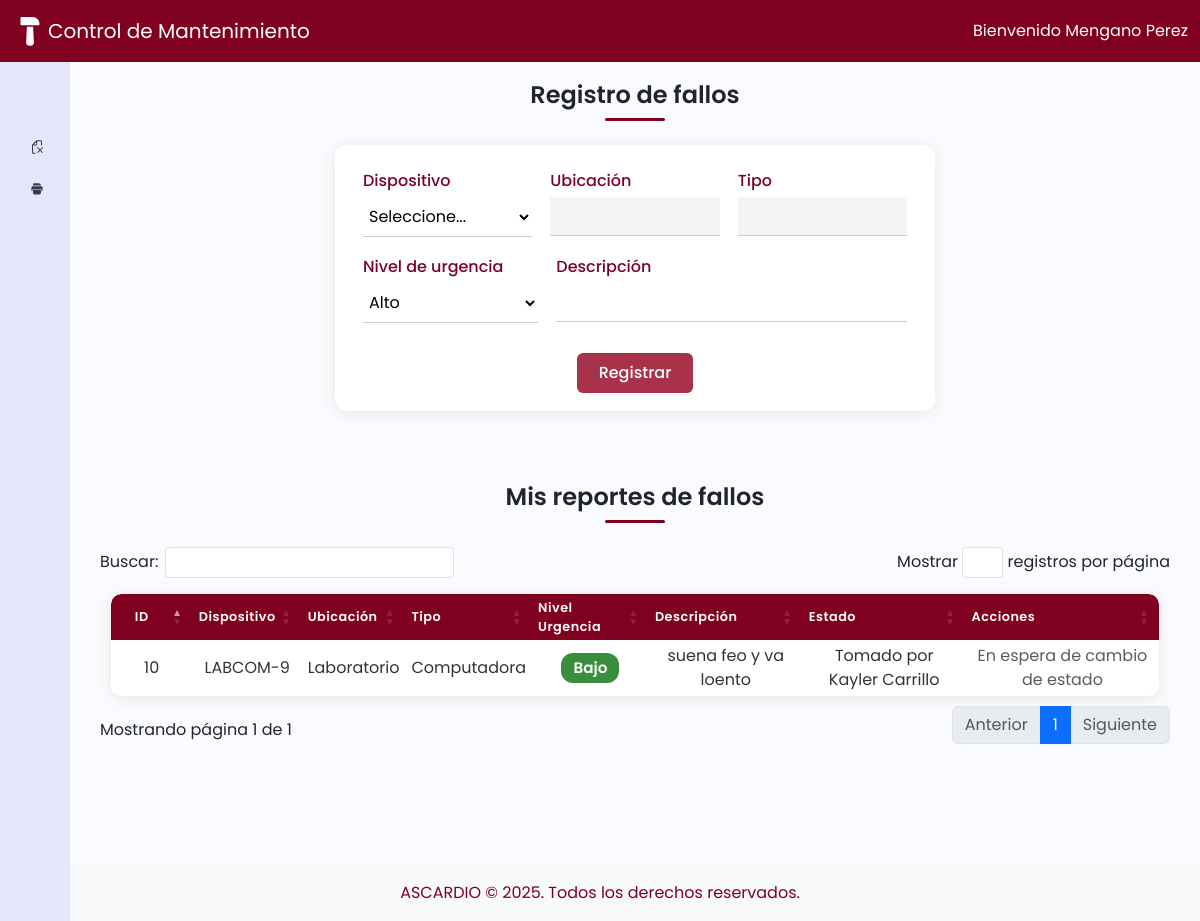
/index.php?vista=fallos (signed in), run on the app's committed database.
### tables this page shows
CREATE TABLE `fallos` (
  `id` int(11) NOT NULL,
  `id_usuario_reporta` int(11) NOT NULL,
  `id_admin_toma` int(11) DEFAULT NULL,
  `codigo_dispositivo` varchar(50) NOT NULL,
  `descripcion` text NOT NULL,
  `estado` enum('pendiente','tomado','atendido','resuelto','persistente','por_confirmacion') NOT NULL DEFAULT 'pendiente',
  `fecha_reporte` datetime NOT NULL DEFAULT current_timestamp(),
  `fecha_tomado` datetime DEFAULT NULL,
  `fecha_atendido` datetime DEFAULT NULL,
  `fecha_resuelto` datetime DEFAULT NULL,
  `nivel_urgencia` enum('alto','medio','bajo') NOT NULL DEFAULT 'bajo'
);

CREATE TABLE `dispositivos` (
  `id` int(11) NOT NULL,
  `codigo_dispositivo` varchar(20) NOT NULL,
  `tipo_dispositivo` varchar(50) NOT NULL,
  `ubicacion` varchar(100) NOT NULL,
  `numero_identificador` int(11) DEFAULT NULL
);

### controladores/controladorFallo.php (called while the page is built, shortened)
<?php
require_once dirname(__DIR__) . '/modelos/modeloFallo.php';
require_once dirname(__DIR__) . '/modelos/modeloUsuario.php';
class controladorFallo {
    private $modelo;
    public function __construct() {
        $this->modelo = new modeloFallo();
    }
    public function mostrarFalloUsuario() {
        $usuario_id = $_SESSION['usuario']['id'];
        $falloEditar = null;
        $modeloUsuario = new modeloUsuario();
        $usuarios = $modeloUsuario->listarTodos();
        $fallos = $this->modelo->listarPorUsuario($usuario_id);
        include dirname(__DIR__) . '/vistas/vistaFalloUsuario.php';
    }
}

### modelos/modeloFallo.php (called while the page is built, shortened)
<?php
require_once dirname(__DIR__) . '/config/conexion.php';
class modeloFallo {
    private $conexion;
    public function __construct() {
        $db = new Base_Datos();
        $this->conexion = $db->Conexion_Base_Datos();
    }
    public function listarPorUsuario($usuario_id) {
        $stmt = $this->conexion->prepare("
            SELECT f.*, d.ubicacion, d.tipo_dispositivo
            FROM fallos f
            JOIN dispositivos d ON f.codigo_dispositivo = d.codigo_dispositivo
            WHERE f.id_usuario_reporta = ?
            AND f.estado NOT IN ('resuelto')
            ORDER BY
                FIELD(f.nivel_urgencia, 'alto', 'mediano', 'bajo'),
                f.fecha_reporte DESC
        ");
        $stmt->execute([$usuario_id]);
        return $stmt->fetchAll(PDO::FETCH_ASSOC);
    }
}

### config/conexion.php (called while the page is built, shortened)
<?php
  class Base_Datos{
    private $Nombre_Servidor = "localhost";
    private $Nombre_Base_Datos = "Mantenimiento_AscardioDB;";
    private $Nombre_Usuario = "root";
    private $Pass = "";
    public function Conexion_Base_Datos(){
       $this->Conexion = null;
       try{
             $this-> Conexion = new PDO("mysql:host={$this->Nombre_Servidor};dbname={$this->Nombre_Base_Datos}",
             $this->Nombre_Usuario,
             $this->Pass
        );
        $this->Conexion->setAttribute(PDO::ATTR_ERRMODE, PDO::ERRMODE_EXCEPTION);
       }catch(PDOException $e){
         die ("Error de Conexion:" . $e->getMessage());
       }
       return $this->Conexion;
    }
    }
?>

### modelos/modeloUsuario.php (called while the page is built, shortened)
<?php
require_once dirname(__DIR__) . '/config/conexion.php';
class modeloUsuario {
    private $conexion;
    public function __construct() {
        $bd = new Base_Datos();
        $this->conexion = $bd->Conexion_Base_Datos();
    }
    public function listarTodos() {
        $stmt = $this->conexion->query("SELECT id, nombre, apellido FROM usuarios");
        return $stmt->fetchAll(PDO::FETCH_ASSOC);
    }
}

### vistas/vistaFalloUsuario.php (the view, shortened to what this page needs)
<?php include 'header.php'; ?>
<div class="main p-3">
    <h1>Registro de fallos</h1>
    <div class="titulo-linea"></div>
    <form method="POST" class="fallo-form">
        <div class="fallo-form-row">
            <div class="fallo-form-group">
                <label for="codigo_dispositivo">Dispositivo</label>
                <select name="codigo_dispositivo" id="codigo_dispositivo" required>
                    <option value="">Seleccione...</option>
                </select>
            </div>
            <div class="fallo-form-group">
                <label for="ubicacion">Ubicación</label>
                <input type="text" id="ubicacion" name="ubicacion" readonly value="<?= isset($falloEditar) && $falloEditar ? htmlspecialchars($falloEditar['ubicacion'] ?? '') : '' ?>">
            </div>
            <div class="fallo-form-group">
                <label for="tipo_dispositivo">Tipo</label>
                <input type="text" id="tipo_dispositivo" name="tipo_dispositivo" readonly value="<?= isset($falloEditar) && $falloEditar ? htmlspecialchars($falloEditar['tipo_dispositivo'] ?? '') : '' ?>">
            </div>
        </div>
        <div class="fallo-form-row">
            <div class="fallo-form-group">
                <label for="nivel_urgencia">Nivel de urgencia</label>
                <select name="nivel_urgencia" id="nivel_urgencia" required <?= (isset($falloEditar) && $falloEditar) ? 'disabled' : '' ?>>
                    <option value="alto" <?= (isset($falloEditar) && $falloEditar && strtolower($falloEditar['nivel_urgencia']) == 'alto') ? 'selected' : '' ?>>Alto</option>
                </select>
            </div>
            <div class="fallo-form-group fallo-form-group-full">
                <label for="descripcion">Descripción</label>
                <input type="text" id="descripcion" name="descripcion" required value="<?= isset($falloEditar) && $falloEditar ? htmlspecialchars($falloEditar['descripcion']) : '' ?>">
            </div>
        </div>
        <div class="fallo-form-actions">
            <?php if (isset($falloEditar) && $falloEditar): ?>
                <button type="submit" name="guardar_edicion" class="btn btn-primary">Actualizar</button>
                <a href="index.php?vista=fallos" class="btn btn-secondary ms-2">Cancelar</a>
            <?php else: ?>
                <button type="submit" name="crear" class="btn btn-primary">Registrar</button>
            <?php endif; ?>
        </div>
    </form>
    <h1>Mis reportes de fallos</h1>
    <div class="titulo-linea"></div>
    <?php
        $usuariosMap = [];
        foreach ($usuarios as $u) {
            $usuariosMap[$u['id']] = $u['nombre'] . ' ' . $u['apellido'];
        }
    ?>
    <table class="device-table fallos-table">
        <thead>
            <tr>
                <th>ID</th>
                <th>Dispositivo</th>
                <th>Ubicación</th>
                <th>Tipo</th>
                <th>Nivel Urgencia</th>
                <th>Descripción</th>
                <th>Estado</th>
                <th>Acciones</th>
            </tr>
        </thead>
        <tbody>
            <?php foreach ($fallos as $f): ?>
                <tr>
                    <td><?= htmlspecialchars($f['id']) ?></td>
                    <td><?= htmlspecialchars($f['codigo_dispositivo']) ?></td>
                    <td><?= htmlspecialchars($f['ubicacion']) ?></td>
                    <td><?= htmlspecialchars($f['tipo_dispositivo']) ?></td>
                    <td>
                        <?php
                            $urgencia = strtolower($f['nivel_urgencia']);
                            $colorClass = '';
                            if ($urgencia == 'alto') $colorClass = 'urgencia-alta';
                            elseif ($urgencia == 'medio' || $urgencia == 'mediano') $colorClass = 'urgencia-media';
                            else $colorClass = 'urgencia-baja';
                        ?>
                        <span class="urgencia-badge <?= $colorClass ?>">
                            <?= htmlspecialchars(ucfirst($f['nivel_urgencia'])) ?>
                        </span>
                    </td>
                    <td><?= htmlspecialchars($f['descripcion']) ?></td>
                    <td>
                        <?php
                        if ($f['estado'] == 'pendiente') {
                            echo "Pendiente";
                        } elseif ($f['estado'] == 'tomado') {
                            $admin = $usuariosMap[$f['id_admin_toma']] ?? 'Administrador';
                            echo "Tomado por $admin";
                        } elseif ($f['estado'] == 'atendido') {
                            $admin = $usuariosMap[$f['id_admin_toma']] ?? 'Administrador';
                            echo "Atendido por $admin";
                        } elseif ($f['estado'] == 'por_confirmacion') {
                            echo "Por confirmación";
                        } elseif ($f['estado'] == 'resuelto') {
                            echo "Resuelto";
                        } elseif ($f['estado'] == 'persistente') {
                            echo "Fallo persistente";
                        }
                        ?>
                    </td>
                    <td class="text-center">
                        <form method="POST" style="display:inline;">
                            <div style="display:flex;align-items:center;gap:6px;justify-content:center;">
                                <?php if ($f['estado'] == 'pendiente'): ?>
                                    <button type="submit" name="editar" class="btn btn-sm btn-warning">Editar</button>
                                    <span>|</span>
                                    <button type="submit" name="eliminar" class="btn btn-sm btn-danger" onclick="return confirm('¿Eliminar este reporte?')">Eliminar</button>
                                <?php else: ?>
                                    <span class="text-muted">En espera de cambio de estado</span>
                                <?php endif; ?>
                            </div>
                        </form>
                    </td>
                </tr>
            <?php endforeach; ?>
        </tbody>
    </table>
</div>
<?php include 'footer.php'; ?>

### vistas/estilos/estiloFallo.css (style rules this page uses)
.fallo-form { max-width: 600px; margin: 0 auto 32px auto; background: #fff; border-radius: 12px; box-shadow: 0 2px 16px rgba(128,0,32,0.10); padding: 24px 28px 18px 28px; display: flex; flex-direction: column; gap: 18px; }
.fallo-form-row { display: flex; gap: 18px; flex-wrap: wrap; }
.fallo-form-group { display: flex; flex-direction: column; flex: 1 1 0; min-width: 150px; margin-bottom: 0; }
.fallo-form-group-full { flex: 2 1 0; min-width: 220px; }
.fallo-form label { font-weight: 500; margin-bottom: 4px; color: #7a0032; }
.fallo-form input[type="text"], .fallo-form select { border: none; border-bottom: 1.5px solid #ccc; border-radius: 0; background: transparent; box-shadow: none; padding: 7px 2px 7px 2px; font-size: 1rem; transition: border-color 0.2s; }
.fallo-form input[readonly] { background: #f5f5f5; color: #555; }
.fallo-form-actions { display: flex; justify-content: center; margin-top: 12px; }
.fallo-form .btn-primary { background: #a8324a; border: none; color: #fff; padding: 8px 22px; border-radius: 6px; font-size: 1rem; font-weight: 500; cursor: pointer; transition: background 0.2s; }
.urgencia-badge { display: inline-block; padding: 4px 12px; border-radius: 12px; color: #fff; font-weight: 600; font-size: 0.95em; }
.urgencia-baja { background: #388e3c; }

### vistas/estilos/style.css (style rules this page uses)
span { color: rgb(3, 3, 54) }
h1 { font-weight: 600; font-size: 1.5rem; text-align: center; margin-bottom: 8px; }
body { font-family: 'Poppins', sans-serif; }
.main { min-height: 100vh; width: 100%; overflow: hidden; background-color: #fafbfe; display: flex; flex-direction: column; align-items: center; }
.main { margin-top: 65px; margin-left: 70px; }

### vistas/estilos/estiloDispositivos.css (style rules this page uses)
.device-table { max-width: 900px; margin-left: auto; margin-right: auto; width: 95%; border-collapse: separate; border-spacing: 0; background: #fff; border-radius: 10px; overflow: hidden; box-shadow: 0 2px 16px rgba(128,0,32,0.10); font-family: 'Poppins', Arial, sans-serif; }
.device-table th, .device-table td { padding: 14px 18px; border-bottom: 1px solid #eee; text-align: left; font-size: 1rem; }
.fallos-table { max-width: 650px; width: 98%; margin-left: auto; margin-right: auto; border-collapse: separate; border-spacing: 0; background: #fff; border-radius: 10px; overflow: hidden; box-shadow: 0 2px 16px rgba(128,0,32,0.10); }
.fallos-table th, .fallos-table td { padding: 4px 6px; font-size: 0.80rem; border-bottom: 1px solid #eee; text-align: center; }
.fallos-table td { font-size: 1rem; }
@media (min-width: 768px) { .main.p-3 { padding-left: 30px !important; padding-right: 30px !important; } }
.device-table th { background: #800020; color: #fff; font-weight: 600; letter-spacing: 0.5px; border: none; }
.device-table tr:last-child td { border-bottom: none; }
.device-table td { color: #333; vertical-align: middle; }
.device-table th:first-child, .device-table td:first-child { text-align: center; width: 50px; }
.device-table th, .device-table td { position: relative; }
.device-table th:first-child { border-top-left-radius: 10px; }
.device-table th:last-child { border-top-right-radius: 10px; }
.device-table tr:last-child td:first-child { border-bottom-left-radius: 10px; }
.device-table tr:last-child td:last-child { border-bottom-right-radius: 10px; }

### vistas/estilos/estiloUsuarios.css (style rules this page uses)
.titulo-linea { width: 60px; height: 3px; background: #800020; margin: 0 auto 24px auto; border-radius: 2px; }

### data on the page
fallos: id "10", codigo_dispositivo "LABCOM-9", dispositivos.ubicacion "Laboratorio", dispositivos.tipo_dispositivo "Computadora", nivel_urgencia "Bajo", descripcion "suena feo y va loento", id_admin_toma "Kayler Carrillo", estado "En espera de cambio de estado"
